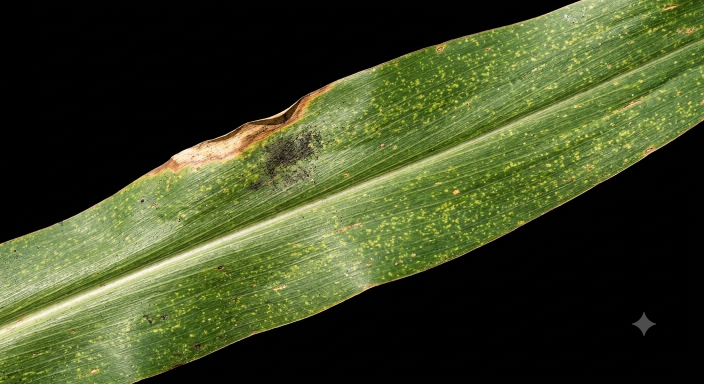
#> input picture S4/AnalyseDonne/Mais/src/dataset/malades/m2.png, 1408 x 768 px, given as the content of the folder dataset/saines, which was not available (shown at 1/2 size)
$ python feature_engineering.py   (older library calls are emulated)
#> lines starting #> are read from the running program, lines starting #| are printed output that depends on the picture; after the words box and inside, x2 and y2 are one past the last pixel; in counts of white or black regions, pixels touching at a corner belong together; pictures that were not available may be replaced by others from this repository, and a replacement may not be noted
import cv2
import numpy as np
import os
import pandas as pd

# Fonction qui extrait le feature d'une image
def extract_features(image_path):

    # Charger l'image
#> called with image_path = 'dataset/saines/m2.png'
    img = cv2.imread(image_path)
#> img is the input picture: shape (768, 1408, 3); mean B, G, R 36.8, 71.3, 62.3
    # redimensionner pour uniformer touteles image
    img = cv2.resize(img,(256,256))
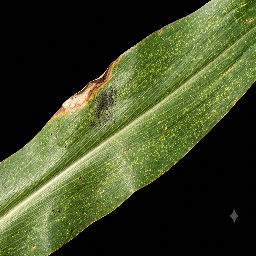
#> img: shape (256, 256, 3); mean B, G, R 37, 71.5, 62.5

    # ---------------------------
    # 1. Extraction couleur (HSV)
    # ---------------------------

    # Conversion RGB -> HSV
    hsv = cv2.cvtColor(img,cv2.COLOR_BGR2HSV)
#> hsv: shape (256, 256, 3); mean H, S, V 20.8, 73.8, 72.2

    # Masquer pour detecter la rouille (jaune/orange/marron)
    lower = np.array([10,50,50]) # Couleur plus faible accepter
    upper = np.array([35,255,255]) # couleur plus fort accepter
    mask = cv2.inRange(hsv,lower,upper) # Contient le zonne du rouille
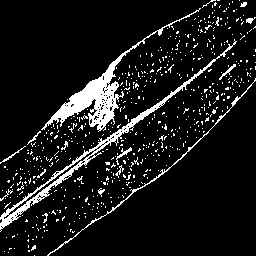
#> mask: shape (256, 256); 9.7% white; 591 white regions (575 under 20 px), largest, box (x1, y1, x2, y2) and area: (41, 8, 201, 132) 2114, (0, 39, 237, 232) 1676, (47, 78, 256, 256) 437

    # Pourcentage de pixel de rouille
    pct_rouille = np.sum(mask > 0) / mask.size * 100
#> pct_rouille = 9.73

    # ---------------------------
    # 2. Extraction texture (Sobel)
    # ---------------------------

    # Image en niveaux de gris
    gray = cv2.cvtColor(img, cv2.COLOR_BGR2GRAY)
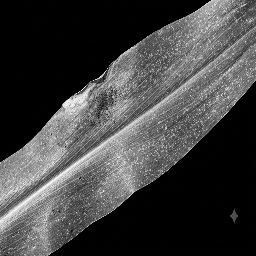
#> gray: shape (256, 256); min 0, max 251, mean 64.9

    # Détection des bords horizontaux et verticaux
    sobelx = cv2.Sobel(gray, cv2.CV_64F, 1, 0, 3)
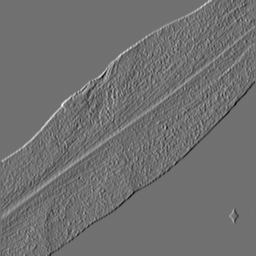
#> sobelx: shape (256, 256) float64; min -716, max 900, mean -0.6; drawn with min black and max white
    sobely = cv2.Sobel(gray, cv2.CV_64F, 0, 1, 3)
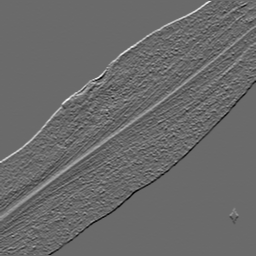
#> sobely: shape (256, 256) float64; min -634, max 882, mean -0.1; drawn with min black and max white

    # Intensité totale des bords
    sobel = np.sqrt(sobelx**2 + sobely**2)
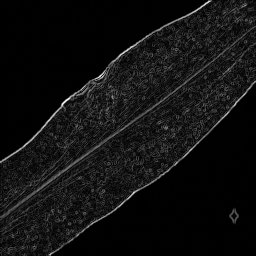
#> sobel: shape (256, 256) float64; min 0, max 1017.8, mean 67.4; drawn with min black and max white

    # Rugosité = intensite de variation des bords
    rugosite = sobel.var()
#> rugosite = 9306.5

    # -----------------------------
    # 3. Feature personnelle
    # -----------------------------

    # Moyenne de la couleur verte (indice de santé de la feuille)
    mon_variable = np.mean(img[:, :, 1])
#> mon_variable = 71.53

    return pct_rouille, rugosite, mon_variable

data = []
# Dossier des feuilles saines (label = 0)  et malades (label = 1)
for folder, label in [("dataset/saines", 0), ("dataset/malades", 1)]:

    # Lire chaque image a l'interieur du dossier
    for file in os.listdir(folder):

        path = os.path.join(folder, file)

        try:
            # Transformer l'image en caracteristique
            pct_rouille, rugosite, mon_variable = extract_features(path)
#> pct_rouille = 9.73; rugosite = 9306.5; mon_variable = 71.53

            # Ajout dans la liste
            data.append([
                file,
                pct_rouille,
                rugosite,
                mon_variable,
                label
            ])

        except:
            # Ignore les images corrompues ou erreurs
            pass

# Création du DataFrame final

df = pd.DataFrame(data, columns=[
    "ID_Image",
    "pct_rouille",
    "rugosite",
    "mon_variable",
    "label"
])


# Affichage du livrable intermédiaire
print("=== DATASET FEATURES ===")
print(df)

# Optionnel : sauvegarde
df.to_csv("features_maïs.csv", index=False)


# 1. on definit le fonction extract_features (image_path)
# qui retourne pct_rouille, rugosite, mon_variable

# 2. on parcourt le dossier saine (0) et malade(1)

# 3. on lit chaque image a l'interieur de ce dossier

# 4. on appele le fonction extract_features avec le fichier a lire a l'instant t pour retourner son caracteristique

# 5 . on ajoute dans le dataFrame
